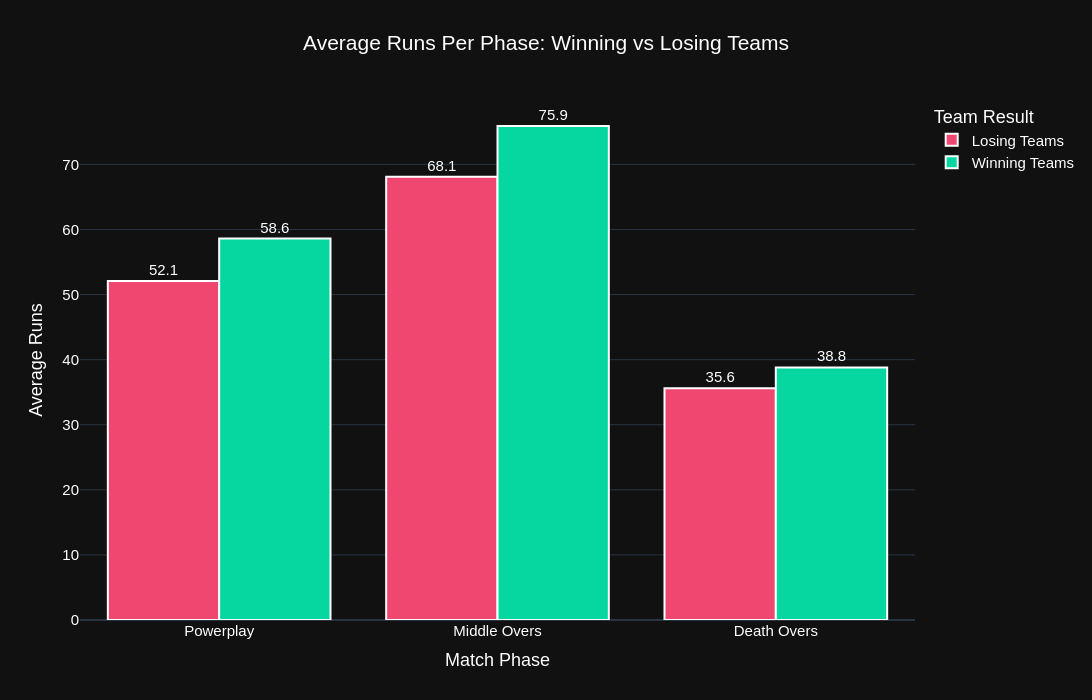

Source (notebook cell):
### Code cell
import plotly.express as px

# Proper order
phase_order = [
    'Powerplay',
    'Middle Overs',
    'Death Overs'
]

avg_phase_runs['phase'] = pd.Categorical(
    avg_phase_runs['phase'],
    categories=phase_order,
    ordered=True
)

avg_phase_runs = avg_phase_runs.sort_values('phase')

# Chart
fig = px.bar(
    avg_phase_runs,

    x='phase',
    y='phase_runs',

    color='match_result',

    barmode='group',

    text='phase_runs',

    color_discrete_map={

        'Winning Teams': '#06D6A0',

        'Losing Teams': '#EF476F'
    },

    title='Average Runs Per Phase: Winning vs Losing Teams'
)

# Styling
fig.update_traces(

    textposition='outside',

    marker_line_width=2,

    marker_line_color='white'
)

# Layout
fig.update_layout(

    template='plotly_dark',

    title={
        'x':0.5
    },

    paper_bgcolor='#111111',

    plot_bgcolor='#111111',

    font=dict(
        family='Arial',
        size=15,
        color='white'
    ),

    xaxis_title='Match Phase',

    yaxis_title='Average Runs',

    legend_title='Team Result',

    height=700,

    width=1200
)

fig.show()

### Figure 1 — Plotly figure (JSON) as saved in the notebook; plotly's stock layout.template omitted (floating-point values rounded to 4 significant figures)
{"data": [{"alignmentgroup": "True", "hovertemplate": "match_result=Losing Teams<br>phase=%{x}<br>phase_runs=%{text}<extra></extra>", "legendgroup": "Losing Teams", "marker": {"color": "#EF476F", "line": {"color": "white", "width": 2}, "pattern": {"shape": ""}}, "name": "Losing Teams", "offsetgroup": "Losing Teams", "orientation": "v", "showlegend": true, "text": [52.1, 68.1, 35.6], "textposition": "outside", "type": "bar", "x": ["Powerplay", "Middle Overs", "Death Overs"], "xaxis": "x", "y": [52.1, 68.1, 35.6], "yaxis": "y"}, {"alignmentgroup": "True", "hovertemplate": "match_result=Winning Teams<br>phase=%{x}<br>phase_runs=%{text}<extra></extra>", "legendgroup": "Winning Teams", "marker": {"color": "#06D6A0", "line": {"color": "white", "width": 2}, "pattern": {"shape": ""}}, "name": "Winning Teams", "offsetgroup": "Winning Teams", "orientation": "v", "showlegend": true, "text": [58.6, 75.9, 38.8], "textposition": "outside", "type": "bar", "x": ["Powerplay", "Middle Overs", "Death Overs"], "xaxis": "x", "y": [58.6, 75.9, 38.8], "yaxis": "y"}], "layout": {"barmode": "group", "font": {"color": "white", "family": "Arial", "size": 15}, "height": 700, "legend": {"title": {"text": "Team Result"}, "tracegroupgap": 0}, "paper_bgcolor": "#111111", "plot_bgcolor": "#111111", "title": {"text": "Average Runs Per Phase: Winning vs Losing Teams", "x": 0.5}, "width": 1200, "xaxis": {"anchor": "y", "domain": [0, 1], "title": {"text": "Match Phase"}}, "yaxis": {"anchor": "x", "domain": [0, 1], "title": {"text": "Average Runs"}}}}
